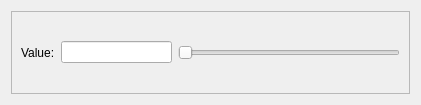
<?xml version="1.0" encoding="UTF-8"?>
<ui version="4.0">
 <class>GammaCorrection</class>
 <widget class="QWidget" name="GammaCorrection">
  <property name="geometry">
   <rect>
    <x>0</x>
    <y>0</y>
    <width>421</width>
    <height>105</height>
   </rect>
  </property>
  <property name="windowTitle">
   <string>Form</string>
  </property>
  <layout class="QVBoxLayout" name="verticalLayout">
   <item>
    <widget class="QFrame" name="frame">
     <property name="frameShape">
      <enum>QFrame::StyledPanel</enum>
     </property>
     <property name="frameShadow">
      <enum>QFrame::Raised</enum>
     </property>
     <layout class="QHBoxLayout" name="horizontalLayout" stretch="0,1,2">
      <item>
       <widget class="QLabel" name="valueLabel">
        <property name="text">
         <string>Value:</string>
        </property>
       </widget>
      </item>
      <item>
       <widget class="QLineEdit" name="valueText"/>
      </item>
      <item>
       <widget class="QSlider" name="valueSlider">
        <property name="maximum">
         <number>50</number>
        </property>
        <property name="pageStep">
         <number>10</number>
        </property>
        <property name="orientation">
         <enum>Qt::Horizontal</enum>
        </property>
       </widget>
      </item>
     </layout>
    </widget>
   </item>
  </layout>
 </widget>
 <resources/>
 <connections/>
</ui>
